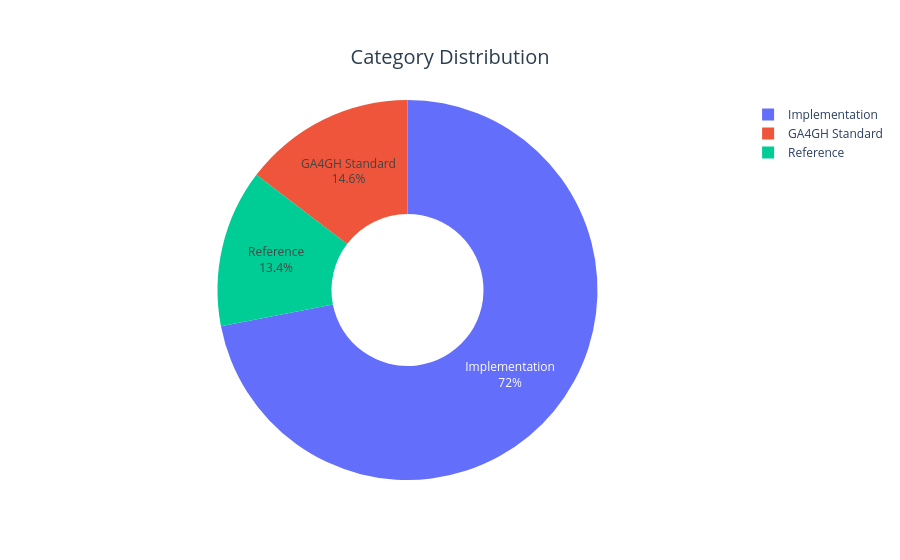

Notebook code for this chart:
### Markdown cell above
### **Pie Graph**
This pie graph is based on the data table above displaying the categories of the PyPi libraries from implementations, references and standards.

### Code cell
# -----------------------------------------------------
# 5. Category distribution (Logic adapted from update_category_distribution)
# -----------------------------------------------------
# Count categories
cat_counts = df["category"].value_counts().reset_index()
cat_counts.columns = ["category", "count"]

fig_pie = go.Figure(data=[
    go.Pie(
        labels=cat_counts["category"],
        values=cat_counts["count"],
        hole=0.4,
        textinfo="label+percent",
        hoverinfo="label+value+percent"
    )
])

fig_pie.update_layout(
    title={
        "text": "Category Distribution",
        "x": 0.5,          # center title
        "xanchor": "center",
        "yanchor": "top",
        "font": {"size": 20, "color": "#2C3E50"}
    },
    plot_bgcolor="#f9f9f9",
    paper_bgcolor="#ffffff"
)

### Figure 1 — Plotly figure (JSON) as saved in the notebook; plotly's stock layout.template omitted (floating-point values rounded to 4 significant figures)
{"data": [{"hole": 0.4, "hoverinfo": "label+value+percent", "labels": ["Implementation", "GA4GH Standard", "Reference"], "textinfo": "label+percent", "type": "pie", "values": [59, 12, 11]}], "layout": {"paper_bgcolor": "#ffffff", "plot_bgcolor": "#f9f9f9", "title": {"font": {"color": "#2C3E50", "size": 20}, "text": "Category Distribution", "x": 0.5, "xanchor": "center", "yanchor": "top"}}}
